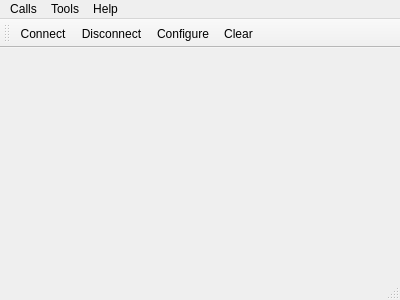
<?xml version="1.0" encoding="UTF-8"?>
<ui version="4.0">
 <class>MainWindow</class>
 <widget class="QMainWindow" name="MainWindow">
  <property name="geometry">
   <rect>
    <x>0</x>
    <y>0</y>
    <width>400</width>
    <height>300</height>
   </rect>
  </property>
  <property name="windowTitle">
   <string>Serial Terminal</string>
  </property>
  <widget class="QWidget" name="centralWidget">
   <layout class="QVBoxLayout" name="verticalLayout"/>
  </widget>
  <widget class="QMenuBar" name="menuBar">
   <property name="geometry">
    <rect>
     <x>0</x>
     <y>0</y>
     <width>400</width>
     <height>22</height>
    </rect>
   </property>
   <widget class="QMenu" name="menuCalls">
    <property name="title">
     <string>Calls</string>
    </property>
    <addaction name="actionConnect"/>
    <addaction name="actionDisconnect"/>
    <addaction name="separator"/>
    <addaction name="actionQuit"/>
   </widget>
   <widget class="QMenu" name="menuTools">
    <property name="title">
     <string>Tools</string>
    </property>
    <addaction name="actionConfigure"/>
    <addaction name="actionClear"/>
   </widget>
   <widget class="QMenu" name="menuHelp">
    <property name="title">
     <string>Help</string>
    </property>
    <addaction name="actionAbout"/>
    <addaction name="actionAboutQt"/>
   </widget>
   <addaction name="menuCalls"/>
   <addaction name="menuTools"/>
   <addaction name="menuHelp"/>
  </widget>
  <widget class="QToolBar" name="mainToolBar">
   <attribute name="toolBarArea">
    <enum>TopToolBarArea</enum>
   </attribute>
   <attribute name="toolBarBreak">
    <bool>false</bool>
   </attribute>
   <addaction name="actionConnect"/>
   <addaction name="actionDisconnect"/>
   <addaction name="actionConfigure"/>
   <addaction name="actionClear"/>
  </widget>
  <widget class="QStatusBar" name="statusBar"/>
  <action name="actionAbout">
   <property name="text">
    <string>&amp;About</string>
   </property>
   <property name="toolTip">
    <string>About program</string>
   </property>
   <property name="shortcut">
    <string>Alt+A</string>
   </property>
  </action>
  <action name="actionAboutQt">
   <property name="text">
    <string>About Qt</string>
   </property>
  </action>
  <action name="actionConnect">
   <property name="icon">
    <iconset>
     <normaloff>:/images/connect.png</normaloff>:/images/connect.png</iconset>
   </property>
   <property name="text">
    <string>C&amp;onnect</string>
   </property>
   <property name="toolTip">
    <string>Connect to serial port</string>
   </property>
   <property name="shortcut">
    <string>Ctrl+O</string>
   </property>
  </action>
  <action name="actionDisconnect">
   <property name="icon">
    <iconset>
     <normaloff>:/images/disconnect.png</normaloff>:/images/disconnect.png</iconset>
   </property>
   <property name="text">
    <string>&amp;Disconnect</string>
   </property>
   <property name="toolTip">
    <string>Disconnect from serial port</string>
   </property>
   <property name="shortcut">
    <string>Ctrl+D</string>
   </property>
  </action>
  <action name="actionConfigure">
   <property name="icon">
    <iconset>
     <normaloff>:/images/settings.png</normaloff>:/images/settings.png</iconset>
   </property>
   <property name="text">
    <string>&amp;Configure</string>
   </property>
   <property name="toolTip">
    <string>Configure serial port</string>
   </property>
   <property name="shortcut">
    <string>Alt+C</string>
   </property>
  </action>
  <action name="actionClear">
   <property name="icon">
    <iconset>
     <normaloff>:/images/clear.png</normaloff>:/images/clear.png</iconset>
   </property>
   <property name="text">
    <string>C&amp;lear</string>
   </property>
   <property name="toolTip">
    <string>Clear data</string>
   </property>
   <property name="shortcut">
    <string>Alt+L</string>
   </property>
  </action>
  <action name="actionQuit">
   <property name="icon">
    <iconset>
     <normaloff>:/images/application-exit.png</normaloff>:/images/application-exit.png</iconset>
   </property>
   <property name="text">
    <string>&amp;Quit</string>
   </property>
   <property name="shortcut">
    <string>Ctrl+Q</string>
   </property>
  </action>
 </widget>
 <layoutdefault spacing="6" margin="11"/>
 <resources/>
 <connections/>
</ui>
